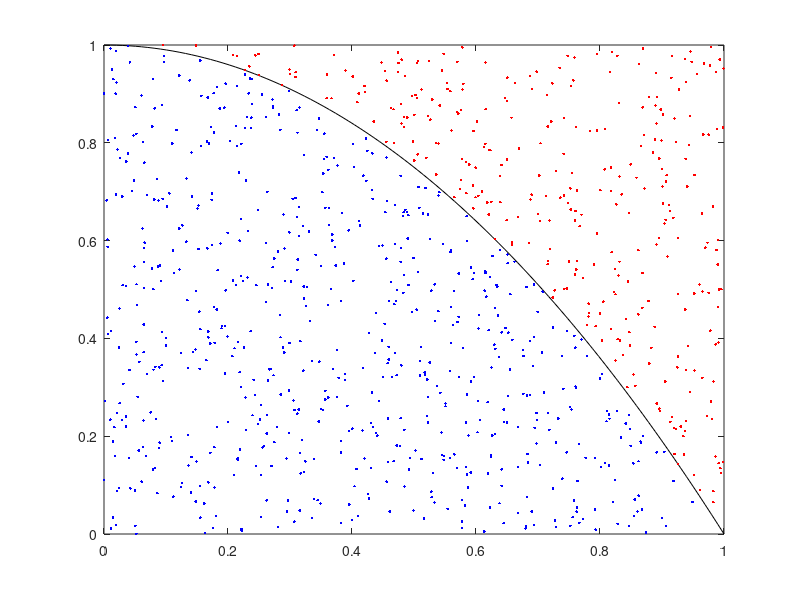

Recreate this plot in MATLAB.
%On simule aléatoirement le vecteur
N=1000;
A=rand(1,N);
O=rand(1,N);
AO=[A;O];


%On assimile cela à un vecteur T
F=-AO(1,:).^2+1;    %On définit F
Y=F;
T=O<-AO(1,:).^2+1;  %On effectue notre masquage logique
D=sum(T);            %On calcule le nombre de points dans le domaine
I=D/N;


%On crée deux listes, une pour récupérer les points à l'intérieur et
%l'autre à l'extérieur du domaine
O2=zeros(1,N);  
O3=zeros(1,N);
for n=1:N
    if T(n)==1
    O2(n)=AO(2,n) ;
    else
    O3(n)=AO(2,n);
    end
end

%On trace la courbe
X=linspace(0,1,100);
plot(X,-X.^2+1,'-k'); 

%On place les points et on assimile la couleur sur le graphique
for n=1:N
if O2(n)~= 0
    hold on;
    plot(A(n),O2(n), '.b');
end

if O3(n)~= 0
    hold on;
    plot(A(n),O3(n), '.r');   %Pour tracer les points
end
end







